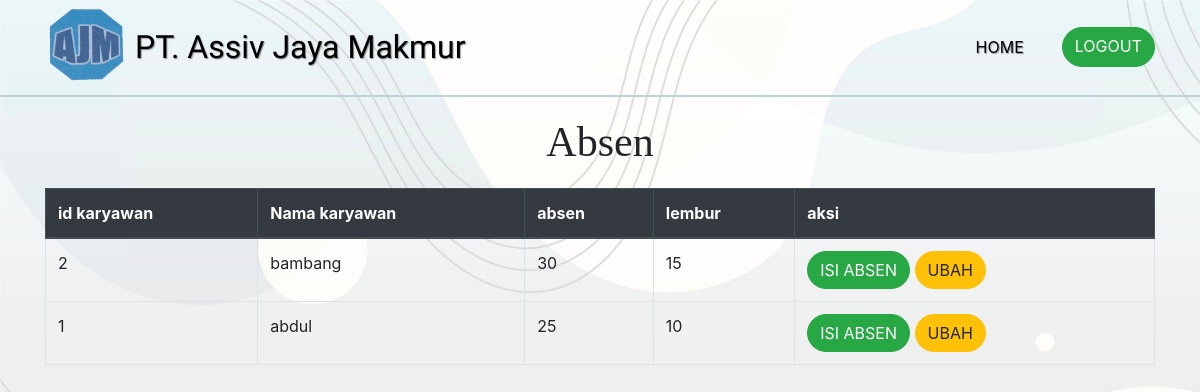
/admin/absensi/absensi.php (signed in), run on the app's committed database.
### tables this page shows
CREATE TABLE `absensi` (
  `id_absensi` int(11) NOT NULL,
  `Id_karyawan` varchar(200) NOT NULL,
  `nama_karyawan` varchar(200) NOT NULL,
  `absen` varchar(100) NOT NULL,
  `lembur` varchar(50) NOT NULL
);

CREATE TABLE `karyawan` (
  `id` int(11) NOT NULL,
  `id_karyawan` int(50) NOT NULL,
  `nama_karyawan` varchar(200) NOT NULL,
  `ttl_karyawan` date NOT NULL,
  `alamat_karyawan` varchar(100) NOT NULL,
  `no_hp_karyawan` varchar(100) NOT NULL,
  `jbt_karyawan` varchar(100) NOT NULL,
  `jk_karyawan` varchar(100) NOT NULL,
  `pass_karyawan` varchar(100) NOT NULL
);

### function/functions.php (called while the page is built, shortened)
<?php
$conn = mysqli_connect("localhost", "root", "", "penggajian");
function query($query)
{
    global $conn;
    $result = mysqli_query($conn, $query);
    $rows = [];
    while ($row = mysqli_fetch_assoc($result)) {
        $rows[] = $row;
    }
    return $rows;
}

### admin/absensi/absensi.php (the view, shortened to what this page needs)
<?php
require '../../function/functions.php';
$data = query("SELECT * FROM karyawan, absensi WHERE karyawan.id_karyawan = absensi.Id_karyawan");
?>
<!doctype html>
<html lang="en">
<head>
  <link rel="stylesheet" href="../../bootstrap/css/bootstrap.min.css">
  <link rel="stylesheet" href="../css/Absensi.css">
</head>
<body>
  <nav class="navbar navbar-expand-lg navbar-light">
    <div class="container">
      <img src="../../logodinascilegon/logousaha.png" alt="logo">
      <a class="navbar-brand">PT. Assiv Jaya Makmur </a>
      <div class="collapse navbar-collapse" id="navbarNavAltMarkup">
        <div class="navbar-nav ml-auto">
          <a class="nav-item nav-link active" href="../admin-page.php">Home</a>
          <a class="nav-item btn btn-success tombol" href="../logout.php">logout</a>
        </div>
      </div>
    </div>
  </nav>
  <div class="container">
    <h1 class="header">absen</h1>
    <table class="table table-bordered">
      <thead class="thead-dark">
        <tr>
          <th scope="col">id karyawan</th>
          <th scope="col">Nama karyawan</th>
          <th scope="col">absen</th>
          <th scope="col">lembur</th>
          <th scope="col">aksi</th>
        </tr>
      </thead>
      <tbody>
        <?php foreach ($data as $dt) : ?>
          <tr>
            <td><?= $dt["id_karyawan"]; ?></td>
            <td><?= $dt["nama_karyawan"]; ?></td>
            <td><?= $dt["absen"]; ?></td>
            <td><?= $dt["lembur"]; ?></td>
            <td>
              <a class="nav-item btn btn-success admin" href="tambah.php?id=<?= $dt["id_karyawan"]; ?>">isi absen</a>
              <a class="nav-item btn btn-warning admin" href="../../function/absensi/ubahFunction.php?id=<?= $dt["id_karyawan"]; ?>">ubah</a>
            </td>
          </tr>
        <?php endforeach; ?>
      </tbody>
    </table>
  </div>
</body>
</html>

### admin/css/Absensi.css (style rules this page uses)
body { background-image: url(../background/bg.jpg); background-size: cover; }
.navbar { position: relative; z-index: 1; border-bottom: 2px solid rgb(186, 210, 218); }
.navbar-brand { font-family: viga; font-size: 16px; }
.navbar img { width: 50px; position: relative; }
.navbar .nav-link { text-align: center; }
.tombol { text-transform: uppercase; border-radius: 40px; }
.admin { text-transform: uppercase; border-radius: 40px; font-size: 16px; margin-top: 10px; }
.header { font-size: 42px; margin-top: 20px; text-align: center; text-transform: capitalize; font-family: poppins; margin-bottom: 20px; }
@media (min-width: 992px) { .navbar { padding-bottom: 10px; } }
@media (min-width: 992px) { .navbar-brand { font-size: 32px; } }
@media (min-width: 992px) { .navbar-brand, .nav-link { color: rgb(0, 0, 0) !important; text-shadow: 1px 1px 1px rgba(105, 105, 105, 0.7); } }
@media (min-width: 992px) { .navbar img { width: 80px; position: relative; bottom: 2px; margin-right: 10px; } }
@media (min-width: 992px) { .nav-link { text-transform: uppercase; margin-right: 30px; } }
@media (min-width: 992px) { .admin { margin-top: 0 !important; } }

### data on the page
absensi: Id_karyawan.id_karyawan "2", nama_karyawan "bambang", absen "30", lembur "15"
absensi: Id_karyawan.id_karyawan "1", nama_karyawan "abdul", absen "25", lembur "10"
